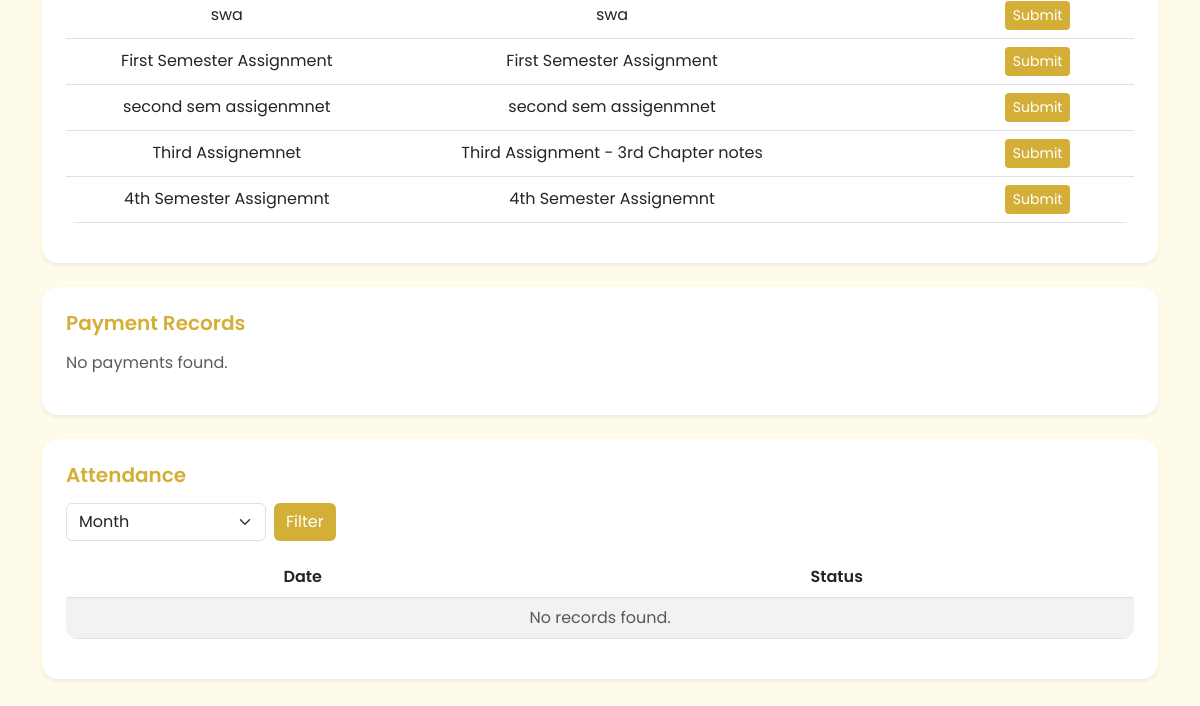
The page /students/profile/ (signed in, lower part) on the database as committed earlier.
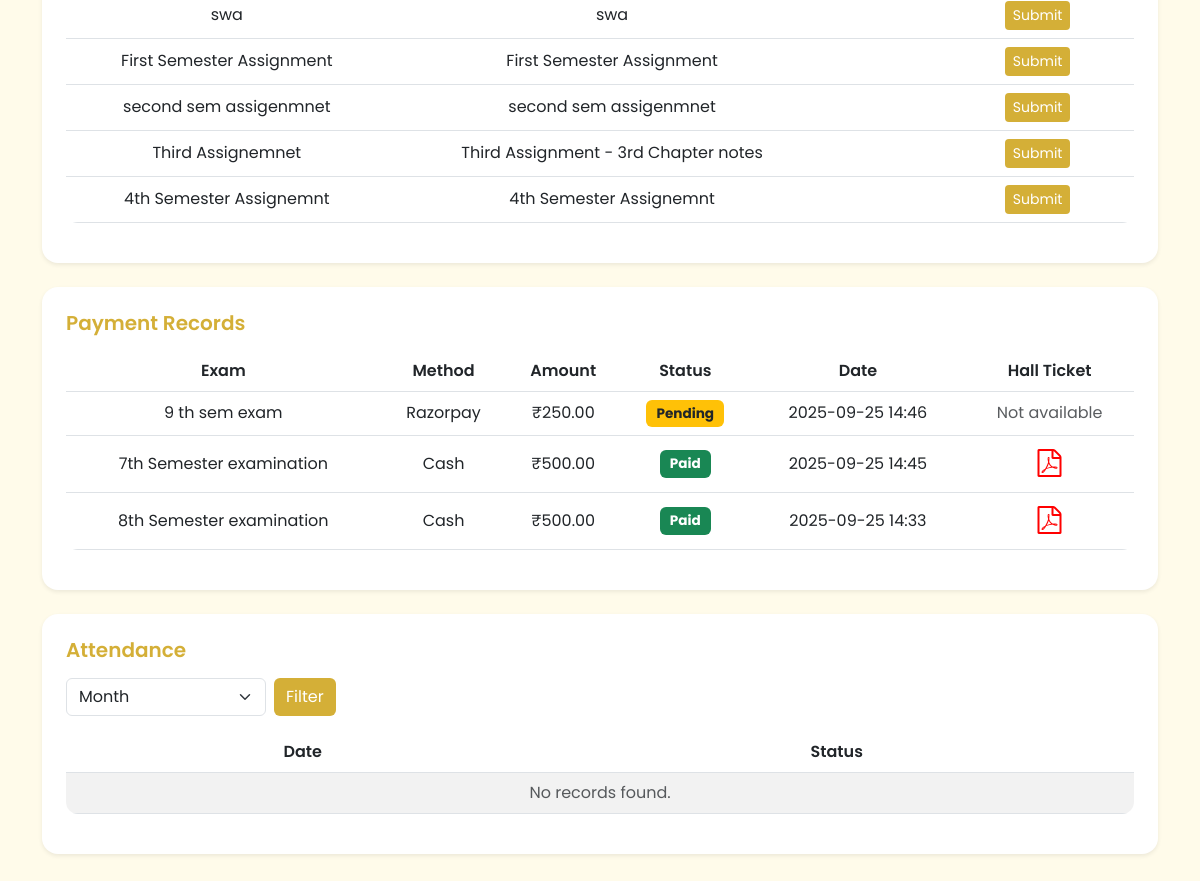
The same page on the database as committed later.
### works/models.py (models this page shows, shortened)
class Work(models.Model):
    teacher = models.ForeignKey(Teacher, on_delete=models.CASCADE, related_name="works" , null=True, blank=True)
    course = models.ForeignKey(Course, on_delete=models.CASCADE, related_name="works")
    title = models.CharField(max_length=255)
    description = models.TextField()
    work_file = models.FileField(upload_to="teacher_works/", null=True, blank=True)
    created_at = models.DateTimeField(default=timezone.now)

### payment/models.py (models this page shows, shortened)
class ExamPayment(models.Model):
    PAYMENT_METHODS = [
        ("cash", "Cash"),
        ("razorpay", "Razorpay"),
    ]
    STATUS_CHOICES = [
        ("pending", "Pending"),
        ("approved", "Approved"),   # For cash (admin approved)
        ("success", "Success"),     # For Razorpay
        ("failed", "Failed"),
    ]
    student = models.ForeignKey(StudentRegistration, on_delete=models.CASCADE)
    exam = models.ForeignKey(Exam, on_delete=models.CASCADE)
    method = models.CharField(max_length=10, choices=PAYMENT_METHODS)
    status = models.CharField(max_length=10, choices=STATUS_CHOICES, default="pending")
    razorpay_order_id = models.CharField(max_length=255, blank=True, null=True)
    razorpay_payment_id = models.CharField(max_length=255, blank=True, null=True)
    razorpay_signature = models.CharField(max_length=255, blank=True, null=True)
    amount = models.DecimalField(max_digits=10, decimal_places=2, default=500)
    created_at = models.DateTimeField(auto_now_add=True)
    updated_at = models.DateTimeField(auto_now=True)
    class Meta:
        unique_together = ("student", "exam")

### Exam/models.py (models this page shows, shortened)
class Exam(models.Model):
    title = models.CharField(max_length=200)
    description = models.TextField()
    date = models.DateField()
    duration = models.IntegerField()

### myapp/views.py (the view)
# urls.py: path('profile/', ProfileAPIView.as_view(), name='profile'),
class ProfileAPIView(APIView):
    template_name = "profile.html"
    def get(self, request):
        user_id = request.session.get('user_id')
        if not user_id:
            return render(request, self.template_name, {"error": "Unauthorized"})
        try:
            user = StudentRegistration.objects.get(id=user_id)
        except StudentRegistration.DoesNotExist:
            return render(request, self.template_name, {"error": "User not found"})
        exams = Exam.objects.all()
        today = now().date()
        recent_exams = Exam.objects.filter(date__gte=today).order_by("date")[:5]
        month = int(request.GET.get("month", today.month))
        year = int(request.GET.get("year", today.year))
        attendance_records = Attendance.objects.filter(
            student=user, date__year=year, date__month=month
        ).order_by("date")
        payments = ExamPayment.objects.filter(student=user).order_by("-created_at")
        works = Work.objects.filter(course=user.class_name)
        submissions = Submission.objects.filter(student=user)
        submission_map = {s.work.id: s for s in submissions}
        works_with_submissions = []
        for work in works:
            submission = submission_map.get(work.id)  # None if not submitted
            works_with_submissions.append({
                "work": work,
                "submission": submission
            })
        return render(request, self.template_name, {
            "user": user,
            "exams": exams,
            "recent_exams": recent_exams,
            "month": month,  # ADDED TO MATCH
            "year": year,    # ADDED TO MATCH
            "attendance_records": attendance_records,
            "payments": payments,
            "works_with_submissions": works_with_submissions
        })

### cources/models.py (called while the page is built)
    def __str__(self):
        return self.class_name

### myapp/templates/profile.html (shortened to what the changed rows need)
{% load static %}
<!doctype html>
<html lang="en">
<head>
   <link href="https://cdnjs.cloudflare.com/ajax/libs/font-awesome/6.5.0/css/all.min.css" rel="stylesheet">
  <link rel="stylesheet" href="https://cdn.jsdelivr.net/npm/bootstrap-icons@1.11.3/font/bootstrap-icons.css">
  <link href="https://cdn.jsdelivr.net/npm/bootstrap@5.3.0/dist/css/bootstrap.min.css" rel="stylesheet">
   <link rel="stylesheet" href="https://cdnjs.cloudflare.com/ajax/libs/font-awesome/4.7.0/css/font-awesome.min.css">
</head>
<body>
<div class="container py-4">
<div class="card shadow-sm p-4 mb-4">
  {% if works_with_submissions %}
  <table class="table table-hover align-middle text-center">
    <tbody>
      {% for item in works_with_submissions %}
      <tr>
        <td>{{ item.work.title }}</td>
        <td>{{ item.work.description }}</td>
        <td>{{ item.work.course.name }}</td>
        <td>
          {% if item.submission %}
            {% if item.submission.status == "REVIEWING" %}
              <span class="badge bg-warning text-dark">Pending</span>
            {% elif item.submission.status == "ACCEPTED" %}
              <span class="badge bg-success">Accepted</span>
            {% elif item.submission.status == "REJECTED" %}
              <span class="badge bg-danger">Rejected</span>
            {% endif %}
          {% else %}
            <a href="{% url 'student_submit_work' item.work.id %}" class="btn btn-primary btn-sm">Submit</a>
          {% endif %}
        </td>
      </tr>
      {% endfor %}
    </tbody>
  </table>
  {% else %}
    <p class="text-muted">No works/assignments available.</p>
  {% endif %}
</div>
  <div class="card shadow-sm p-4 mb-4">
    <h5 class="fw-semibold mb-3">Payment Records</h5>
    {% if payments %}
    <table class="table table-hover text-center align-middle">
      <thead>
        <tr>
          <th>Exam</th><th>Method</th><th>Amount</th><th>Status</th><th>Date</th><th>Hall Ticket</th>
        </tr>
      </thead>
      <tbody>
        {% for payment in payments %}
        <tr>
          <td>{{ payment.exam.title }}</td>
          <td class="text-capitalize">{{ payment.method }}</td>
          <td>₹{{ payment.amount }}</td>
          <td>
            {% if payment.status == "pending" %}
              <span class="badge bg-warning text-dark">Pending</span>
            {% elif payment.status == "approved" or payment.status == "success" %}
              <span class="badge bg-success">Paid</span>
            {% elif payment.status == "failed" %}
              <span class="badge bg-danger">Failed</span>
            {% endif %}
          </td>
          <td>{{ payment.created_at|date:"Y-m-d H:i" }}</td>
          <td>
            {% if payment.status == "approved" or payment.status == "success" %}
              <a href="{% url 'hall-ticket' payment.exam.id %}" class="btn btn-sm ">
                <i class="fa fa-file-pdf-o" style="font-size:28px;color:red"></i>
              </a>
            {% else %}
              <span class="text-muted">Not available</span>
            {% endif %}
          </td>
        </tr>
        {% endfor %}
      </tbody>
    </table>
    {% else %}
      <p class="text-muted">No payments found.</p>
    {% endif %}
  </div>
  <div class="card shadow-sm p-4 mb-4">
    {% if month and year %}
    <table class="table table-striped text-center">
      <thead>
        <tr><th>Date</th><th>Status</th></tr>
      </thead>
    </table>
    {% else %}
      <p class="text-muted text-center">Select a month to view attendance.</p>
    {% endif %}
  </div>
</div>
</body>
</html>

Rows that differ between the two databases and show on the page:
added ExamPayment: exam "9 th sem exam", method "Razorpay", amount "250.00", status "Pending", created_at "2025-09-25 14:46"
added ExamPayment: exam "7th Semester examination", method "Cash", amount "500.00", status "Paid", created_at "2025-09-25 14:45"
added ExamPayment: exam "8th Semester examination", method "Cash", amount "500.00", status "Paid", created_at "2025-09-25 14:33"
Other text that changed with them:
text no longer shown: "No payments found."
text now shown: "Exam Method Amount Status Date Hall Ticket"
